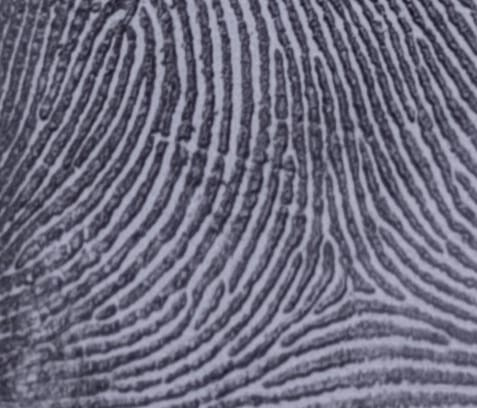
#> input picture finger/IMG-20250319-WA0135.jpg, 477 x 408 px
$ python -i feature_extraction.py   (imports and definitions only)   (older library calls are emulated)
#> lines starting #> are read from the running program, lines starting #| are printed output that depends on the picture
#> further down, picture is the input picture: shape (408, 477, 3); mean B, G, R 126.8, 108, 109.4
import cv2
import numpy as np

def extract_features(image):
    """استخراج الخصائص من صورة البصمة"""
    try:
        # تحويل الصورة إلى تدرج رمادي إذا كانت ملونة
        if len(image.shape) == 3:
            gray = cv2.cvtColor(image, cv2.COLOR_BGR2GRAY)
        else:
            gray = image

        # تطبيق فلتر Sobel للكشف عن الحواف
        sobelx = cv2.Sobel(gray, cv2.CV_64F, 1, 0, ksize=3)
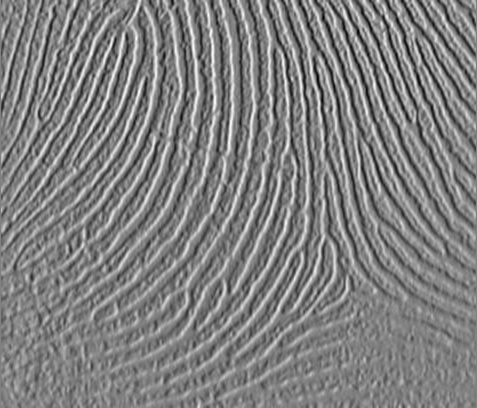
#> sobelx: shape (408, 477) float64; min -382, max 375, mean 0.6; drawn with min black and max white
        sobely = cv2.Sobel(gray, cv2.CV_64F, 0, 1, ksize=3)
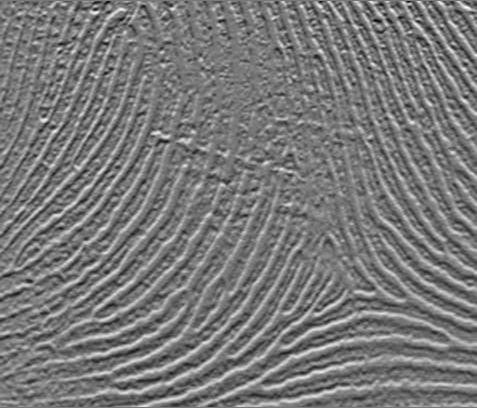
#> sobely: shape (408, 477) float64; min -292, max 324, mean 0.2; drawn with min black and max white

        # حساب اتجاه الحواف
        direction = np.arctan2(sobely, sobelx)
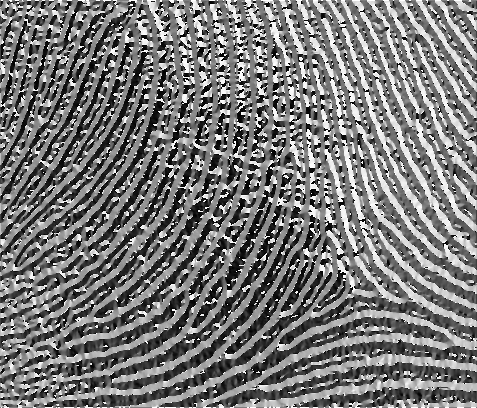
#> direction: shape (408, 477) float64; min -3.14, max 3.14, mean -0.161; drawn with min black and max white

        # حساب قوة الحواف
        magnitude = np.sqrt(sobelx**2 + sobely**2)
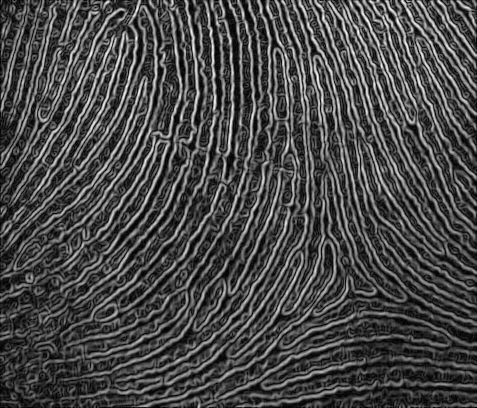
#> magnitude: shape (408, 477) float64; min 0, max 382.8, mean 109; drawn with min black and max white

        # تطبيق العتبة للحصول على الحواف
        edges = cv2.threshold(magnitude.astype(np.uint8), 0, 255, cv2.THRESH_BINARY + cv2.THRESH_OTSU)[1]
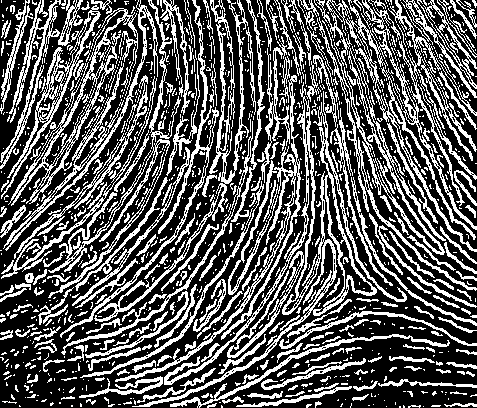
#> edges: shape (408, 477); 35.4% white in thin lines or dots

        # حساب كثافة الحواف
        edge_density = np.sum(edges) / (edges.shape[0] * edges.shape[1])
#> edge_density = 90.26

        # حساب متوسط قوة الحواف
        mean_magnitude = np.mean(magnitude)
#> mean_magnitude = 109

        # حساب التباين المحلي
        local_contrast = cv2.Laplacian(gray, cv2.CV_64F).var()
#> local_contrast = 218.1

        # تجميع الخصائص
        features = {
            'edge_density': float(edge_density),
            'mean_magnitude': float(mean_magnitude),
            'local_contrast': float(local_contrast),
            'direction_histogram': np.histogram(direction.flatten(), bins=36, range=(-np.pi, np.pi))[0].tolist()
        }

        return features
    except Exception as e:
        print(f"Error in extract_features: {str(e)}")
        return None

def visualize_features(image, features):
    """تصور الخصائص المستخرجة"""
    try:
        # نسخ الصورة
        if len(image.shape) == 2:
            visualization = cv2.cvtColor(image.copy(), cv2.COLOR_GRAY2BGR)
        else:
            visualization = image.copy()

        # تطبيق فلتر Sobel
        sobelx = cv2.Sobel(image, cv2.CV_64F, 1, 0, ksize=3)
        sobely = cv2.Sobel(image, cv2.CV_64F, 0, 1, ksize=3)

        # حساب اتجاه الحواف
        direction = np.arctan2(sobely, sobelx)

        # رسم اتجاه الحواف
        for y in range(0, image.shape[0], 10):
            for x in range(0, image.shape[1], 10):
                angle = direction[y, x]
                end_x = int(x + 10 * np.cos(angle))
                end_y = int(y + 10 * np.sin(angle))
                cv2.line(visualization, (x, y), (end_x, end_y), (0, 255, 0), 1)

        return visualization
    except Exception as e:
        print(f"Error in visualize_features: {str(e)}")
        return image

>>> import cv2
>>> picture = cv2.imread('../../finger/IMG-20250319-WA0135.jpg')
>>> result = extract_features(picture)
#> result = 4 items

$ run again, on finger/IMG-20250319-WA0136.jpg
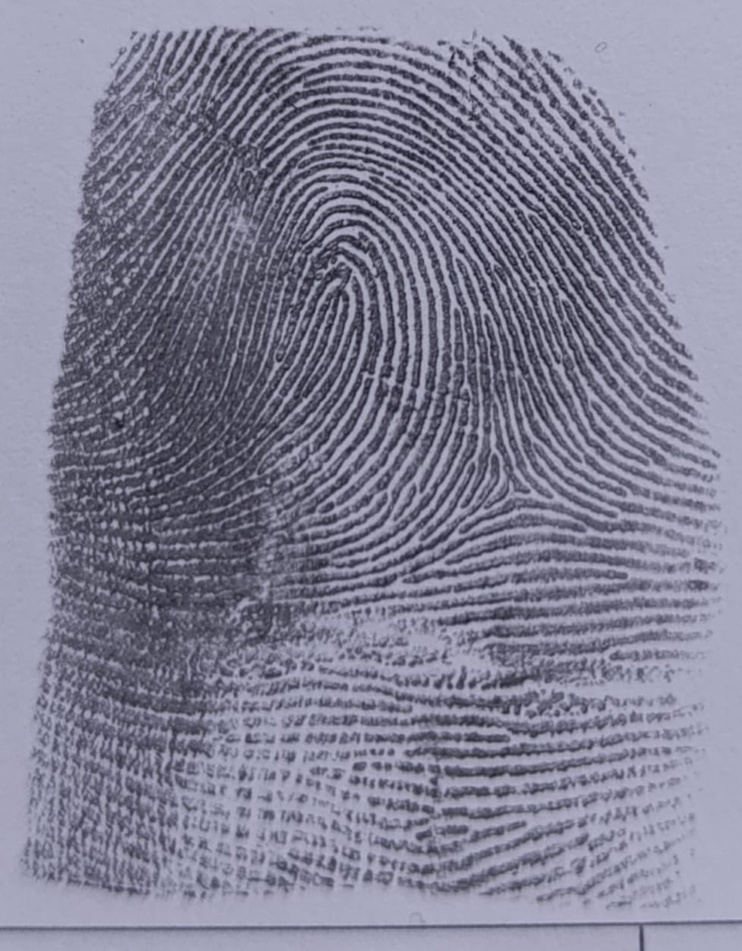
#> input picture finger/IMG-20250319-WA0136.jpg, 742 x 951 px, shrunk from 979 x 1256 before the run
#> picture is the input picture: shape (951, 742, 3); mean B, G, R 148.5, 128.8, 129.6
#> in extract_features, `magnitude = np.sqrt(sobelx**2 + sobely**2)`:
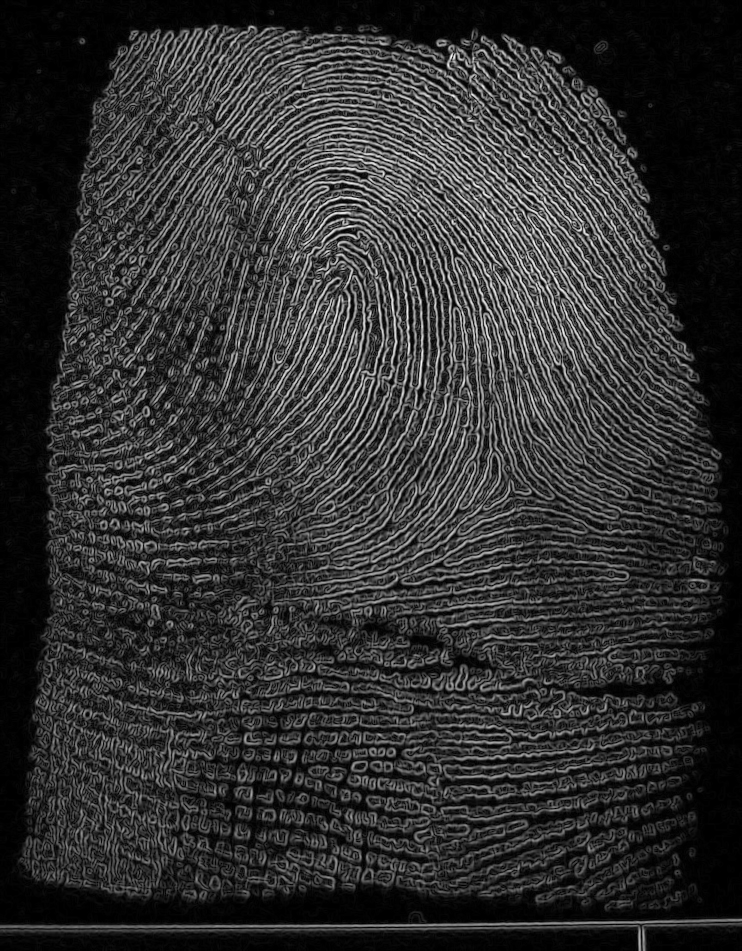
#> magnitude: shape (951, 742) float64; min 0, max 449, mean 86.7; drawn with min black and max white
#> in extract_features, `edges = cv2.threshold(magnitude.astype(np.uint8), 0, 255, cv2.THRESH_B..`:
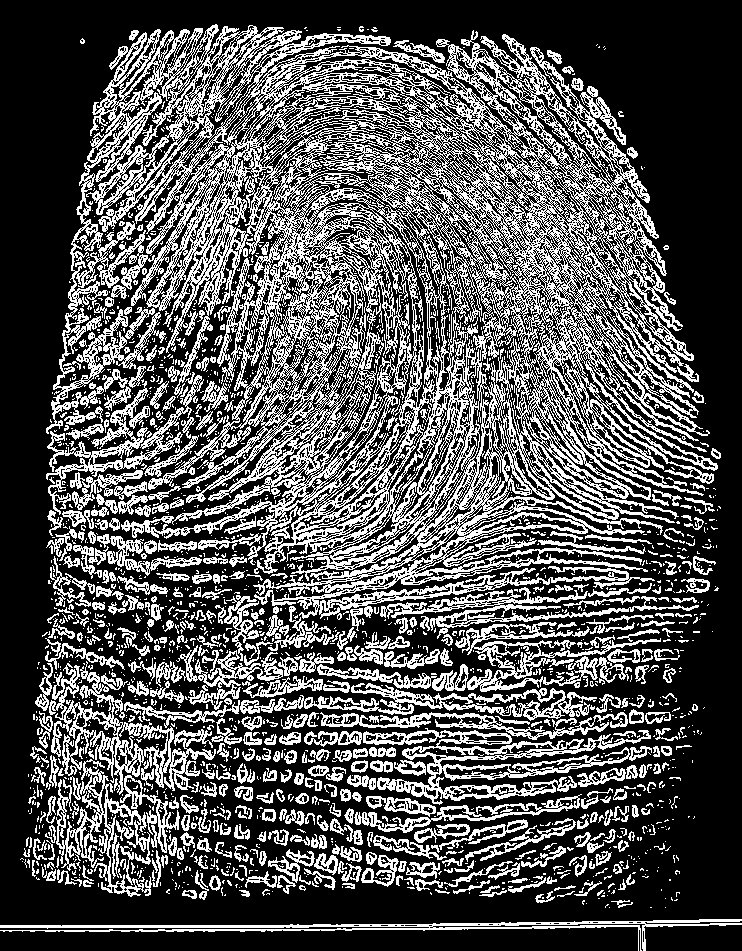
#> edges: shape (951, 742); 32.9% white in thin lines or dots
#> edge_density = 83.87
#> mean_magnitude = 86.71
#> local_contrast = 264.6
#> result = 4 items

$ run again, on finger/3.jpg
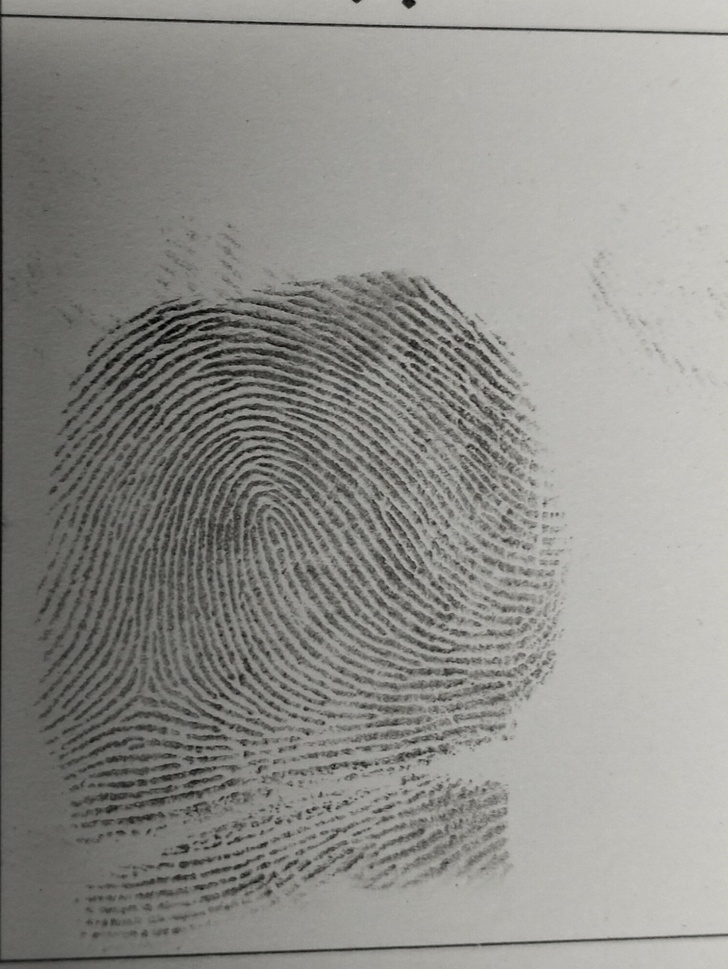
#> input picture finger/3.jpg, 728 x 969 px, shrunk from 1501 x 1997 before the run
#> picture is the input picture: shape (969, 728, 3); mean B, G, R 138, 142.5, 143
#> in extract_features, `direction = np.arctan2(sobely, sobelx)`:
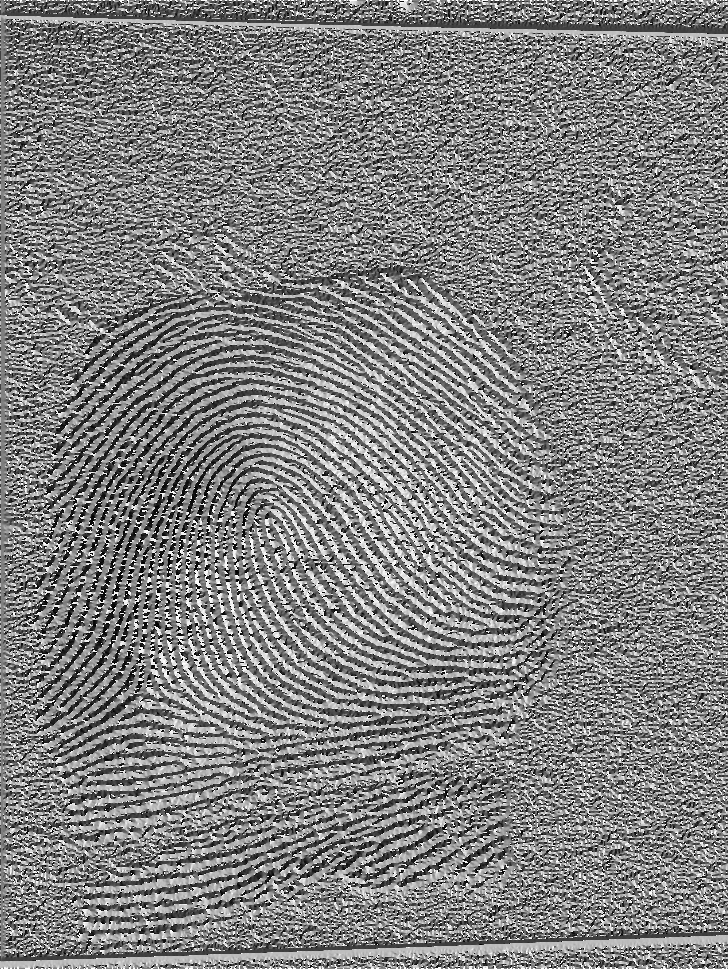
#> direction: shape (969, 728) float64; min -3.14, max 3.14, mean 0.0447; drawn with min black and max white
#> in extract_features, `edges = cv2.threshold(magnitude.astype(np.uint8), 0, 255, cv2.THRESH_B..`:
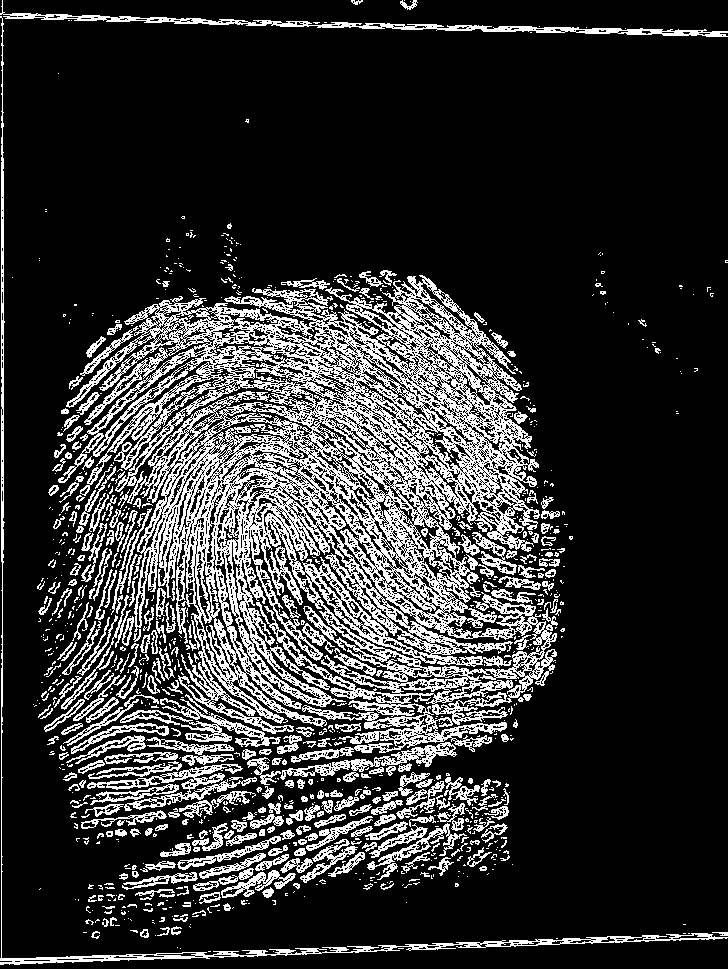
#> edges: shape (969, 728); 20.1% white in thin lines or dots
#> edge_density = 51.37
#> mean_magnitude = 47.84
#> local_contrast = 270
#> result = 4 items
